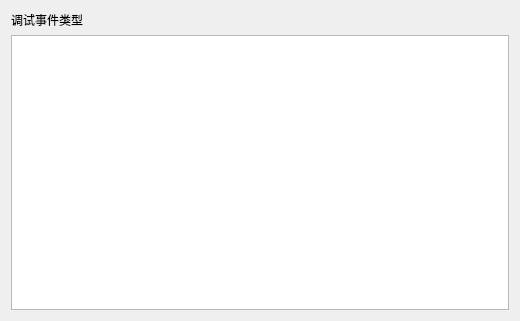
<?xml version="1.0" encoding="UTF-8"?>
<ui version="4.0">
 <class>Dialog_event</class>
 <widget class="QDialog" name="Dialog_event">
  <property name="geometry">
   <rect>
    <x>0</x>
    <y>0</y>
    <width>520</width>
    <height>321</height>
   </rect>
  </property>
  <property name="windowTitle">
   <string>Dialog</string>
  </property>
  <layout class="QGridLayout" name="gridLayout">
   <item row="0" column="0">
    <layout class="QVBoxLayout" name="verticalLayout">
     <item>
      <widget class="QLabel" name="label">
       <property name="text">
        <string>调试事件类型</string>
       </property>
      </widget>
     </item>
     <item>
      <widget class="QTextBrowser" name="textBrowser"/>
     </item>
    </layout>
   </item>
  </layout>
 </widget>
 <resources/>
 <connections/>
</ui>
